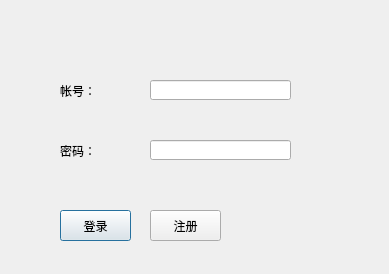
<?xml version="1.0" encoding="UTF-8"?>
<ui version="4.0">
 <class>Signin</class>
 <widget class="QDialog" name="Signin">
  <property name="geometry">
   <rect>
    <x>0</x>
    <y>0</y>
    <width>389</width>
    <height>274</height>
   </rect>
  </property>
  <property name="minimumSize">
   <size>
    <width>389</width>
    <height>274</height>
   </size>
  </property>
  <property name="maximumSize">
   <size>
    <width>389</width>
    <height>274</height>
   </size>
  </property>
  <property name="windowTitle">
   <string>欢迎登陆NoCoChat</string>
  </property>
  <property name="windowIcon">
   <iconset resource="images.qrc">
    <normaloff>:/img/SiseChat.png</normaloff>:/img/SiseChat.png</iconset>
  </property>
  <property name="styleSheet">
   <string notr="true">background-image: url(:/img/15.jpg);</string>
  </property>
  <widget class="QPushButton" name="b_signin">
   <property name="geometry">
    <rect>
     <x>60</x>
     <y>210</y>
     <width>71</width>
     <height>31</height>
    </rect>
   </property>
   <property name="styleSheet">
    <string notr="true">font: 75 12pt &quot;楷体&quot;;</string>
   </property>
   <property name="text">
    <string>登录</string>
   </property>
  </widget>
  <widget class="QLineEdit" name="user_id">
   <property name="geometry">
    <rect>
     <x>150</x>
     <y>80</y>
     <width>141</width>
     <height>20</height>
    </rect>
   </property>
   <property name="styleSheet">
    <string notr="true">font: 12pt;</string>
   </property>
  </widget>
  <widget class="QLineEdit" name="password">
   <property name="geometry">
    <rect>
     <x>150</x>
     <y>140</y>
     <width>141</width>
     <height>20</height>
    </rect>
   </property>
   <property name="styleSheet">
    <string notr="true">font: 12pt;</string>
   </property>
   <property name="echoMode">
    <enum>QLineEdit::Password</enum>
   </property>
  </widget>
  <widget class="QLabel" name="label">
   <property name="geometry">
    <rect>
     <x>60</x>
     <y>80</y>
     <width>61</width>
     <height>21</height>
    </rect>
   </property>
   <property name="styleSheet">
    <string notr="true">font: 75 12pt &quot;新宋体&quot;;</string>
   </property>
   <property name="text">
    <string>帐号：</string>
   </property>
  </widget>
  <widget class="QLabel" name="label_2">
   <property name="geometry">
    <rect>
     <x>60</x>
     <y>140</y>
     <width>61</width>
     <height>21</height>
    </rect>
   </property>
   <property name="styleSheet">
    <string notr="true">font: 75 12pt &quot;新宋体&quot;;</string>
   </property>
   <property name="text">
    <string>密码：</string>
   </property>
  </widget>
  <widget class="QPushButton" name="b_login">
   <property name="geometry">
    <rect>
     <x>150</x>
     <y>210</y>
     <width>71</width>
     <height>31</height>
    </rect>
   </property>
   <property name="styleSheet">
    <string notr="true">font: 75 12pt &quot;楷体&quot;;</string>
   </property>
   <property name="text">
    <string>注册</string>
   </property>
  </widget>
 </widget>
 <resources>
  <include location="images.qrc"/>
 </resources>
 <connections/>
</ui>
